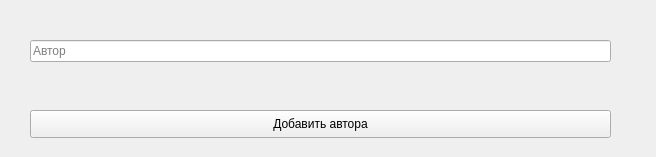
<?xml version="1.0" encoding="UTF-8"?>
<ui version="4.0">
 <class>Form</class>
 <widget class="QWidget" name="Form">
  <property name="geometry">
   <rect>
    <x>0</x>
    <y>0</y>
    <width>656</width>
    <height>157</height>
   </rect>
  </property>
  <property name="windowTitle">
   <string>Form</string>
  </property>
  <widget class="QLineEdit" name="authorEdit">
   <property name="geometry">
    <rect>
     <x>30</x>
     <y>40</y>
     <width>581</width>
     <height>22</height>
    </rect>
   </property>
   <property name="readOnly">
    <bool>false</bool>
   </property>
   <property name="placeholderText">
    <string>Автор</string>
   </property>
  </widget>
  <widget class="QPushButton" name="addAuthorButton">
   <property name="geometry">
    <rect>
     <x>30</x>
     <y>110</y>
     <width>581</width>
     <height>28</height>
    </rect>
   </property>
   <property name="text">
    <string>Добавить автора</string>
   </property>
  </widget>
 </widget>
 <resources/>
 <connections/>
</ui>
